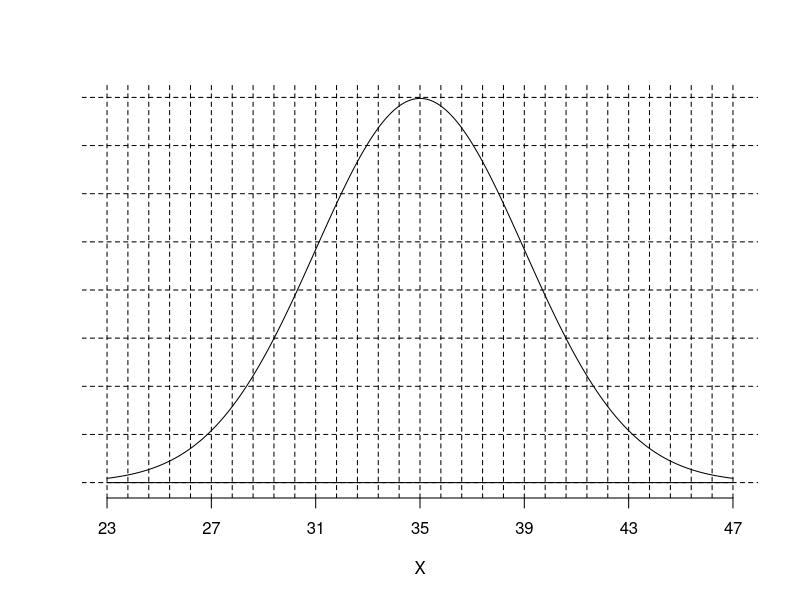
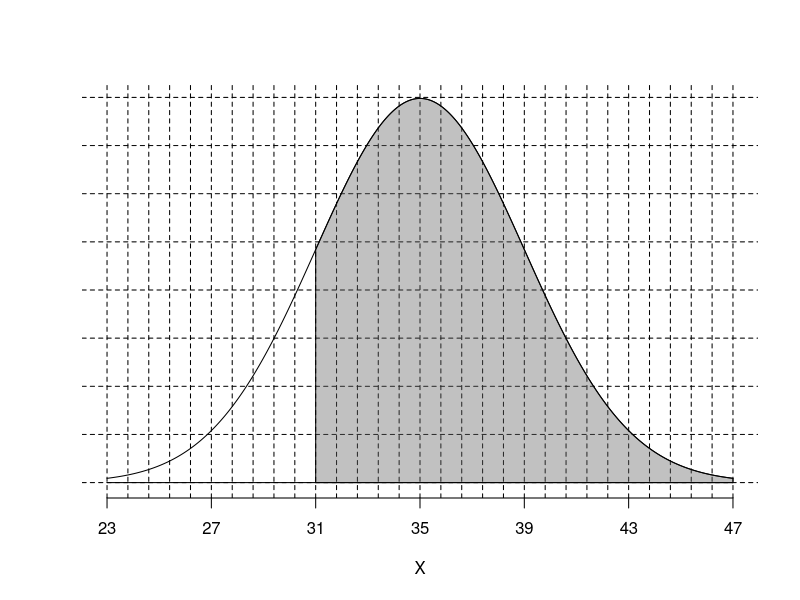

Reproduce these figures in R, in order.
## ---- chunk 1
zs = (-3*5):(3*5)/5
ys = 0:8*0.05

z = sample((-1.4*5):(1.4*5)/5,1)
mu = sample(10:60,1)
si = sample(1:round(mu/3),1)
## ---- chunk 2
plot(0,0,type="n",ann=F,axes=F,xlim=c(-3,3),ylim=c(0,0.4))
abline(h = ys,lty=2)
abline(v=zs,lty=2)
lines((-300:300)/100,dnorm((-300:300)/100))
axis(1,at=(-3):(3),labels=-3:3*si+mu)
mtext("X",side=1,line = 3)
lines(c(-3,3),c(0,0))
## ---- chunk 3
plot(0,0,type="n",ann=F,axes=F,xlim=c(-3,3),ylim=c(0,0.4))
abline(h = ys,lty=2)
abline(v=zs,lty=2)
xs = (-300:300)/100
dn = dnorm(xs)
lines(xs,dn)
lines(c(-3,3),c(0,0))
polygon(c(xs[xs>=z],3,z),c(dn[xs>=z],0,0),col = rgb(0.4,0.4,0.4,0.4))
axis(1,at=(-3):(3),labels=-3:3*si+mu)
mtext("X",side=1,line = 3)
